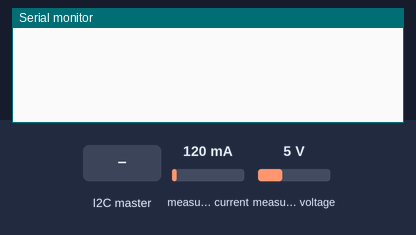
Simulated run of this program. Board: Arduino Nano, built with avr-gcc and run on an emulated ATmega328P. On the bench: the last lines printed to the serial monitor. The test bench sets the inputs (shaded band); at power-on: measured current 120 mA, measured voltage 5 V.

Above: at 1.2 s.
1.3 s: the I2C master sends the byte 1
At 1.9 s:
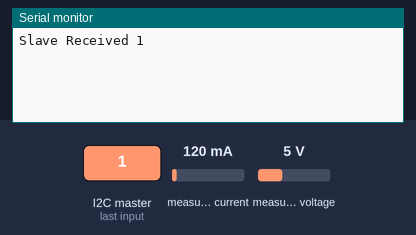
3.5 s: measured current set to 40 mA
At 4.8 s:
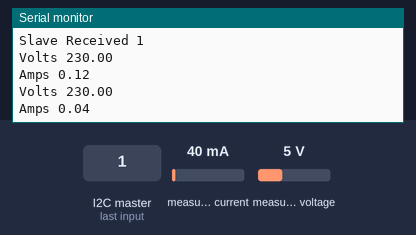
5.0 s: measured voltage set to 0.3 V
At 6.33 s:
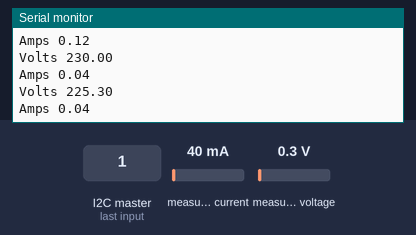
6.5 s: the I2C master sends the byte 0
At 7.2 s:
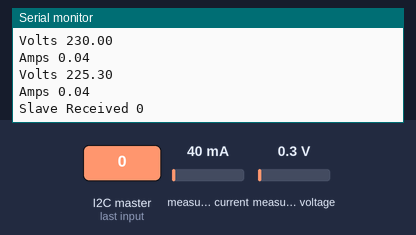
8.0 s: measured current set to 500 mA
At 9.4 s:
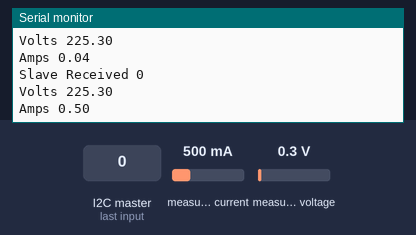
Timing chart, 0 to 10.5 s (numbered marks = the images above; inputs shaded):
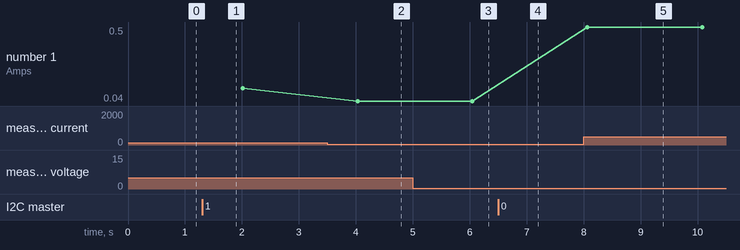

Measured:
- after the input at 1.3 s, the serial monitor: prints a new line at once (image 1)
- after the input at 3.5 s, the serial monitor: prints a new line after 0.53 s (image 2)
- after the input at 5.0 s, the serial monitor: prints a new line after 1.0 s (image 3)
- after the input at 6.5 s, the serial monitor: prints a new line at once (image 4)
- after the input at 8.0 s, the serial monitor: prints a new line after 0.06 s (image 5)
- plotted number 1: 0.12 → 0.04 after the input at 3.5 s, 0.04 → 0.5 after the input at 8.0 s

The program:

main.cpp
```cpp
#include <Arduino.h>
#include "EmonLib.h"
#include <Wire.h>

void i2cReceive (int howMany);
void i2cRequest();

EnergyMonitor emon1;

float volts[10] = {};
float current[10] = {};

void setup()
{
  Serial.begin(115200);

  Wire.begin(8);
  Wire.onReceive(i2cReceive);
  Wire.onRequest(i2cRequest);

  emon1.voltage(7, 15750, 1.7);
  emon1.current(0, 44.2);
}

void loop()
{
  static int count = 0;

  emon1.calcVI(20,1100);
  // emon1.serialprint();

  volts[count] = emon1.Vrms;
  current[count] = emon1.Irms;
  count += 1;
  if (count > 9) {
    Serial.print("Volts ");
    Serial.println(emon1.Vrms);
    Serial.print("Amps ");
    Serial.println(emon1.Irms);

    count = 0;
  }
}

void i2cReceive (int howMany)
{
  int SlaveReceived;
  SlaveReceived = Wire.read();
  Serial.print("Slave Received ");
  Serial.println(SlaveReceived);
}

void i2cRequest()
{
  struct AC {
    float volts;
    float amps;
  } ac;

  Serial.println("Master Request");

  ac.volts = (volts[0] + volts[1] + volts[2] + volts[3] + volts[4] + volts[5] + volts[6] + volts[7] + volts[8] + volts[9]) / 10.0;
  ac.amps = (current[0] + current[1] + current[2] + current[3] + current[4] + current[5] + current[6] + current[7] + current[8] + current[9]) / 10.0;

  Serial.print("volt = ");
  Serial.println(ac.volts);
  Serial.print("amp = ");
  Serial.println(ac.amps);

  Serial.println(sizeof(AC));
  Wire.write((byte *)&ac, sizeof(AC));

}
```
